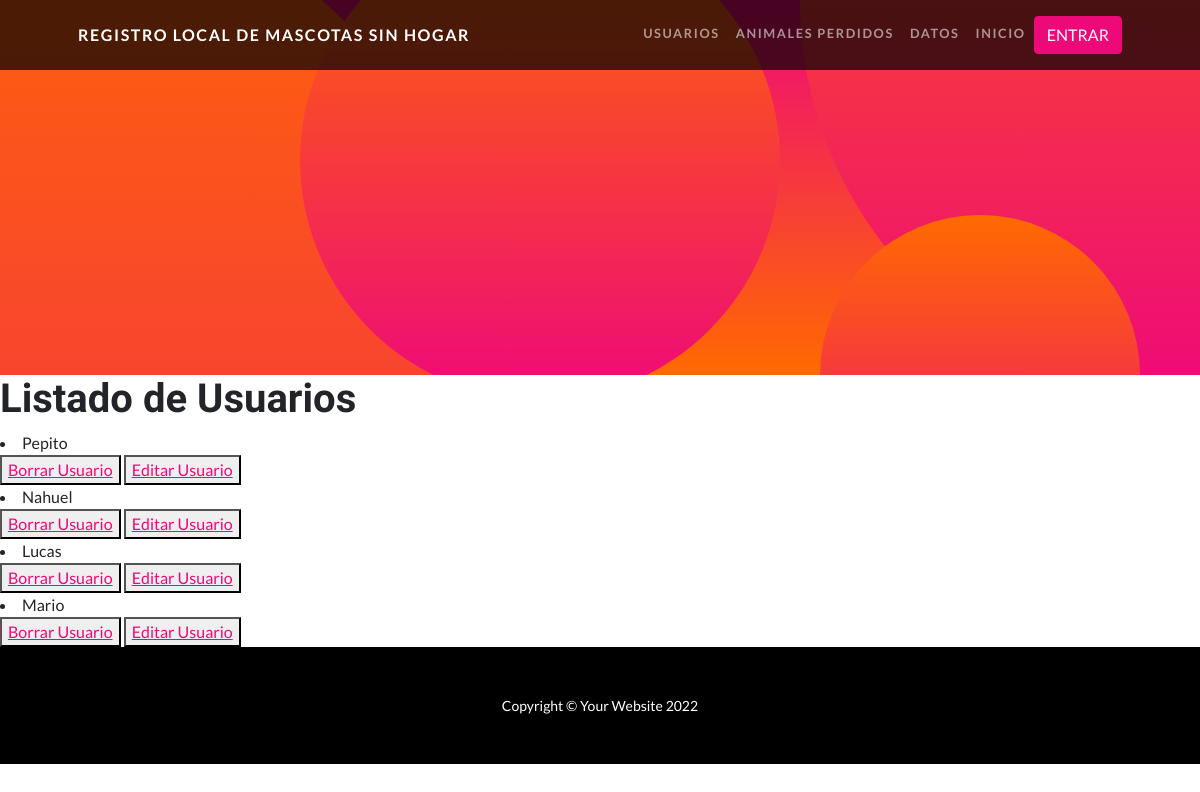
The app's page /AppFinal/leerUsuarios with its own data.
### AppFinal/models.py (models this page shows)
class Usuario(models.Model):
    nombre= models.CharField(max_length=30)
    apellido= models.CharField(max_length=30)
    email= models.EmailField(max_length=40)
    celular= models.IntegerField()
    def __str__(self):
        return self.nombre+ " " + self.apellido + " " + self.email + " " + str(self.celular)

### AppFinal/views.py (the view)
# urls.py: path('leerUsuarios', views.leerUsuarios, name='LeerUsuarios'),
def leerUsuarios(request):
    usuarios = Usuario.objects.all() #trae todos los usuarios
    contexto = {"usuarios":usuarios}
    print(contexto)
    return render(request, "AppFinal/leerUsuarios.html", contexto)

### AppFinal/templates/AppFinal/leerUsuarios.html
{% extends "AppFinal/padre.html" %}
{% load static %}
{% block contenidoQueCambia %}
<h1>Listado de Usuarios</h1>
{% for usuario in usuarios %}
 <li> {{ usuario.nombre }} </li>
<button>
    <a href="{% url 'eliminarUsuario' usuario.nombre %}">Borrar Usuario</a>
</button>
<button>
    <a href="{% url 'editarUsuario' usuario.nombre %}">Editar Usuario</a>
</button>
{% endfor %}
{% endblock %}

### records on screen
Usuario: nombre "Pepito"
Usuario: nombre "Nahuel"
Usuario: nombre "Lucas"
Usuario: nombre "Mario"
